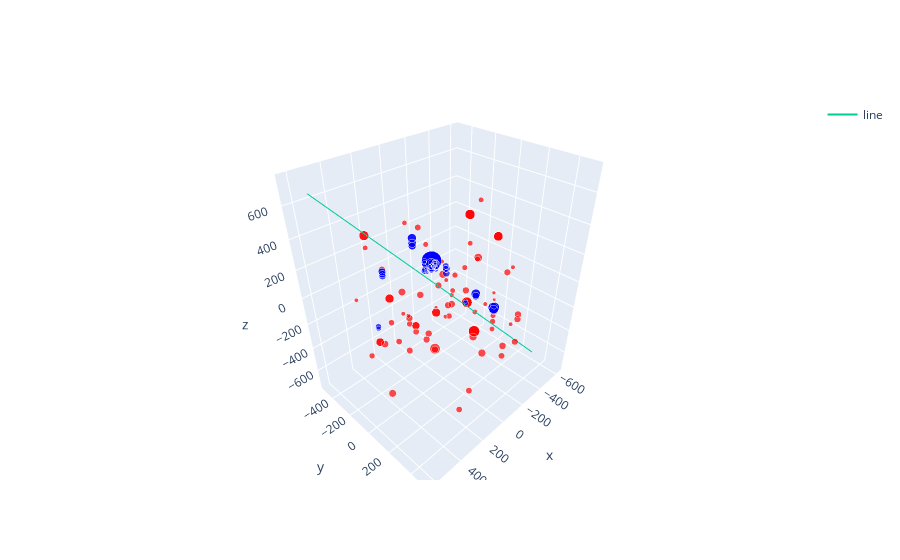

Here is the notebook cell this chart was saved with:
### Code cell
fig_aux = px.scatter_3d(
    sample.filter(pl.col("auxiliary") == True).to_pandas(),
    x="x",
    y="y",
    z="z",
    color_discrete_sequence=["red"],
    size="charge_sum",
    color_continuous_scale=px.colors.colorbrewer.Reds,
)

fig_non_aux = px.scatter_3d(
    sample.filter(pl.col("auxiliary") == False).to_pandas(),
    x="x",
    y="y",
    z="z",
    color_discrete_sequence=["blue"],
    size="charge_sum",
    color_continuous_scale=px.colors.colorbrewer.Reds,
)
fig = go.Figure(data = fig_aux.data + fig_non_aux.data)
fig.add_trace(
    go.Scatter3d(x=lines[0], y=lines[1], z=lines[2], mode="lines", name="line")
)
fig.show()
